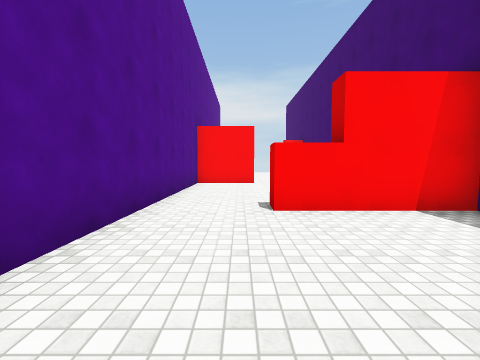
View 1 (above)

15 first-person views from a walk through a Unity game level. The camera is 1.4 m above the floor, tilts 4° down and sees 90° across. The floor is counted in squares, 2 m on a side. Each view is taken from the middle of a square. On the plan, view 1 faces up. The plan holds only what a view shows up to about 9 squares ahead; the rest is blank. The place goes on beyond the plan. The player is left out. Surface patterns are stand-ins for the level's own textures.

View 2
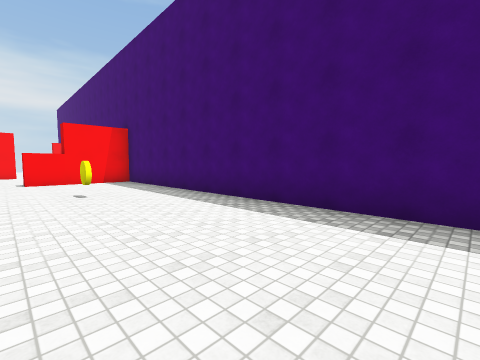

View 3
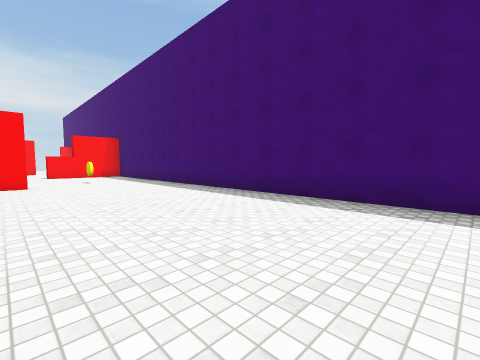

View 4
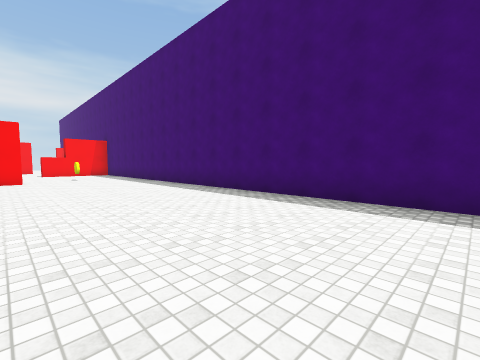

View 5
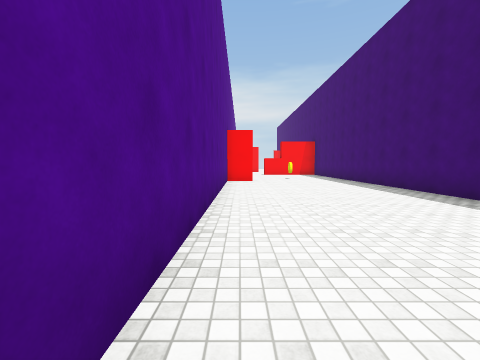

View 6
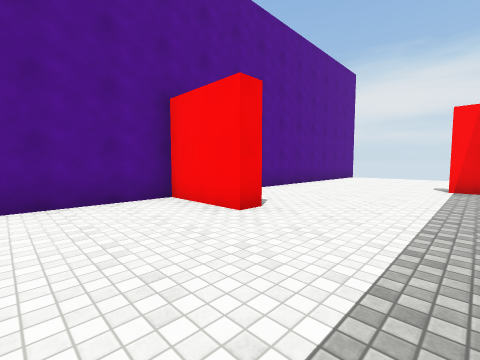

View 7
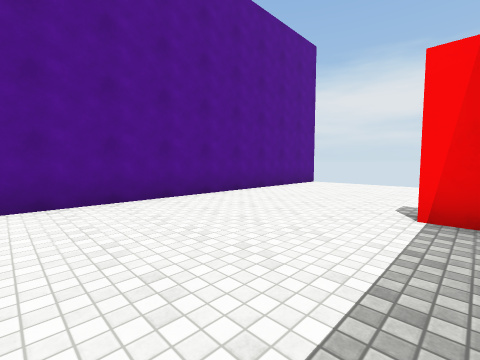

View 8
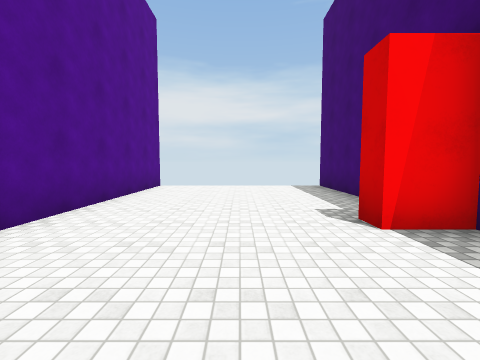

View 9
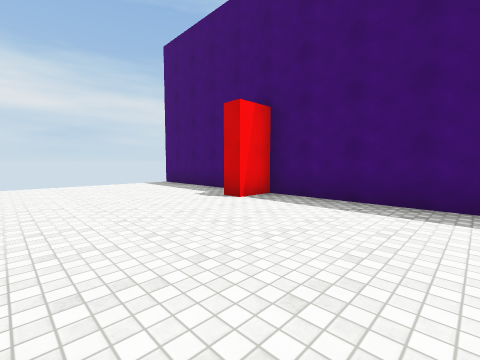

View 10
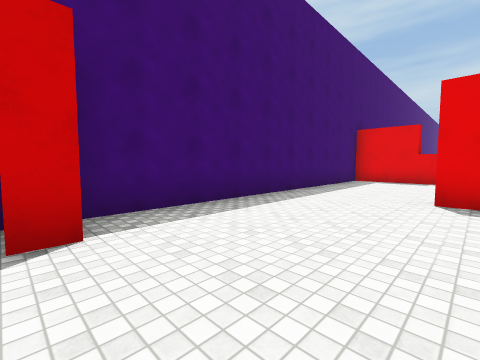

View 11
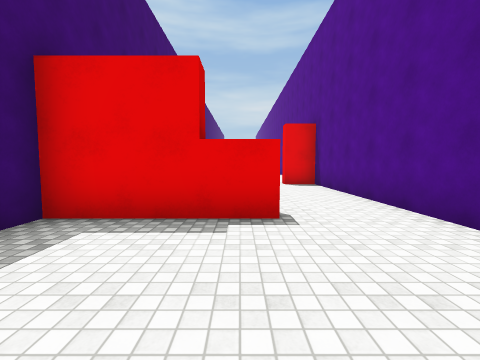

View 12
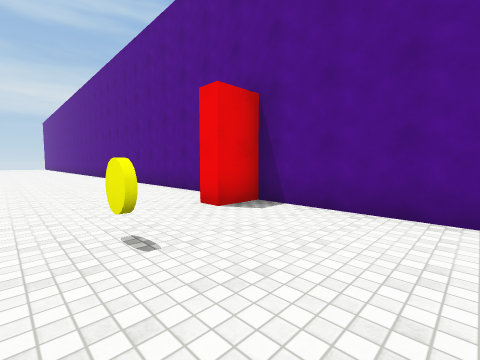

View 13
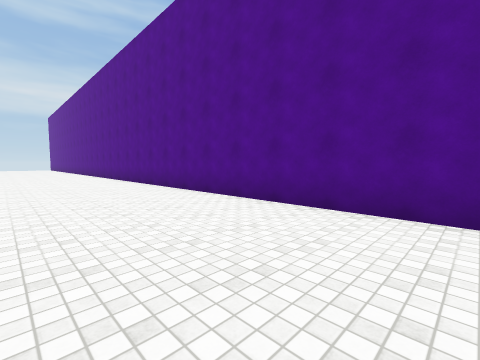

View 14
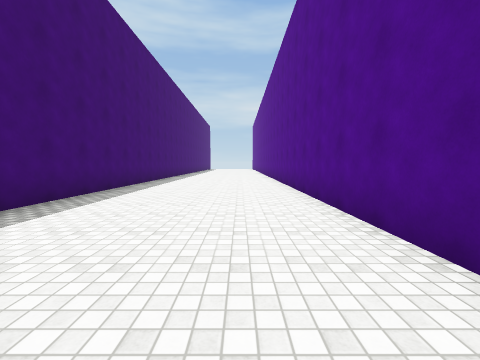

View 15
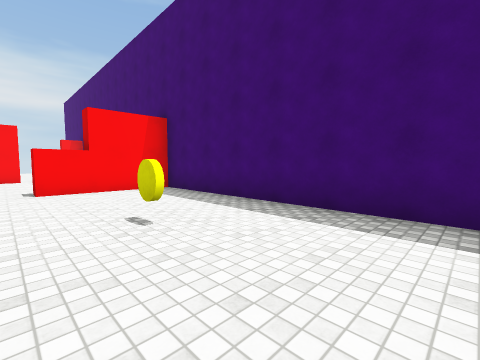

### Floor plan
Points are (right, up) in squares from view 1. A wall is a line through its corners. A room is listed if a view was taken in it or the views show most of it. See-through windows are left out.
Room 1 (views 1, 2, 3, 4, 5, 6, 7, 8, 9, 10, 11, 12, 13, 14, 15)
walls: (1.4, 4) (3.5, 4) (3.5, 13.5) (2.5, 13.5) (2.5, 14); (-1.5, -1.9) (-1.5, -12); (-0.1, 9) (0.5, 9) (0.5, 8.5) (-1.5, 8.5) (-1.5, -1) (-0.5, -1) (-0.5, -1.5) (-1, -1.5); (3.5, 13.9) (3.5, 18.5); (3.5, -12.1) (3.5, 3.5) (1.5, 3.5); (-1.5, 18.5) (-1.5, 9.9)
objects: yellow coin (1, 0); red block (1, 4)

Positions as (right, up) in squares from view 1, and headings:
1: (0, 0), facing up
2: (0, -6), facing up-right
3: (-1, -10), facing up-right
4: (-1, -12), facing up-right
5: (-1, -11), facing up
6: (3, 6), facing up-left
7: (3, 10), facing up-left
8: (1, 11), facing up
9: (-1, 10), facing up-right
10: (0, 14), facing down-right
11: (1, 7), facing down
12: (2, 2), facing down-left
13: (2, -2), facing down-left
14: (0, -3), facing down
15: (0, -3), facing up-right
